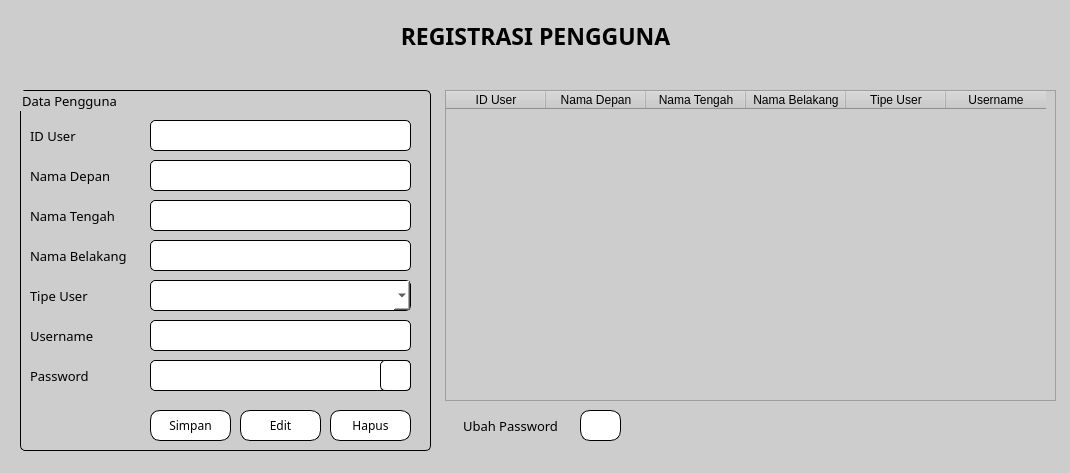
<?xml version="1.0" encoding="UTF-8"?>
<ui version="4.0">
 <class>MainWindow</class>
 <widget class="QMainWindow" name="MainWindow">
  <property name="geometry">
   <rect>
    <x>0</x>
    <y>0</y>
    <width>1070</width>
    <height>473</height>
   </rect>
  </property>
  <property name="font">
   <font>
    <pointsize>12</pointsize>
   </font>
  </property>
  <property name="windowTitle">
   <string>MainWindow</string>
  </property>
  <property name="styleSheet">
   <string notr="true">background-color: rgb(205, 205, 205);</string>
  </property>
  <widget class="QWidget" name="centralwidget">
   <widget class="QLabel" name="label">
    <property name="geometry">
     <rect>
      <x>10</x>
      <y>10</y>
      <width>1051</width>
      <height>51</height>
     </rect>
    </property>
    <property name="font">
     <font>
      <family>Century Gothic</family>
      <pointsize>17</pointsize>
      <weight>75</weight>
      <bold>true</bold>
     </font>
    </property>
    <property name="styleSheet">
     <string notr="true">color: rgb(0, 0, 0);</string>
    </property>
    <property name="text">
     <string>REGISTRASI PENGGUNA</string>
    </property>
    <property name="alignment">
     <set>Qt::AlignCenter</set>
    </property>
   </widget>
   <widget class="QGroupBox" name="groupBox">
    <property name="geometry">
     <rect>
      <x>20</x>
      <y>90</y>
      <width>411</width>
      <height>361</height>
     </rect>
    </property>
    <property name="font">
     <font>
      <family>Century Gothic</family>
      <pointsize>10</pointsize>
     </font>
    </property>
    <property name="styleSheet">
     <string notr="true">border: 1px solid black;
border-radius: 5px;</string>
    </property>
    <property name="title">
     <string>Data Pengguna</string>
    </property>
    <widget class="QLabel" name="label_2">
     <property name="geometry">
      <rect>
       <x>10</x>
       <y>30</y>
       <width>81</width>
       <height>31</height>
      </rect>
     </property>
     <property name="font">
      <font>
       <family>Century Gothic</family>
       <pointsize>10</pointsize>
      </font>
     </property>
     <property name="styleSheet">
      <string notr="true">border: none</string>
     </property>
     <property name="text">
      <string>ID User</string>
     </property>
    </widget>
    <widget class="QLabel" name="label_3">
     <property name="geometry">
      <rect>
       <x>10</x>
       <y>70</y>
       <width>101</width>
       <height>31</height>
      </rect>
     </property>
     <property name="font">
      <font>
       <family>Century Gothic</family>
       <pointsize>10</pointsize>
      </font>
     </property>
     <property name="styleSheet">
      <string notr="true">border: none</string>
     </property>
     <property name="text">
      <string>Nama Depan</string>
     </property>
    </widget>
    <widget class="QLabel" name="label_4">
     <property name="geometry">
      <rect>
       <x>10</x>
       <y>110</y>
       <width>111</width>
       <height>31</height>
      </rect>
     </property>
     <property name="font">
      <font>
       <family>Century Gothic</family>
       <pointsize>10</pointsize>
      </font>
     </property>
     <property name="styleSheet">
      <string notr="true">border: none</string>
     </property>
     <property name="text">
      <string>Nama Tengah</string>
     </property>
    </widget>
    <widget class="QLabel" name="label_5">
     <property name="geometry">
      <rect>
       <x>10</x>
       <y>150</y>
       <width>121</width>
       <height>31</height>
      </rect>
     </property>
     <property name="font">
      <font>
       <family>Century Gothic</family>
       <pointsize>10</pointsize>
      </font>
     </property>
     <property name="styleSheet">
      <string notr="true">border: none</string>
     </property>
     <property name="text">
      <string>Nama Belakang</string>
     </property>
    </widget>
    <widget class="QLabel" name="label_6">
     <property name="geometry">
      <rect>
       <x>10</x>
       <y>190</y>
       <width>101</width>
       <height>31</height>
      </rect>
     </property>
     <property name="font">
      <font>
       <family>Century Gothic</family>
       <pointsize>10</pointsize>
      </font>
     </property>
     <property name="styleSheet">
      <string notr="true">border: none</string>
     </property>
     <property name="text">
      <string>Tipe User</string>
     </property>
    </widget>
    <widget class="QLabel" name="label_7">
     <property name="geometry">
      <rect>
       <x>10</x>
       <y>230</y>
       <width>81</width>
       <height>31</height>
      </rect>
     </property>
     <property name="font">
      <font>
       <family>Century Gothic</family>
       <pointsize>10</pointsize>
      </font>
     </property>
     <property name="styleSheet">
      <string notr="true">border: none</string>
     </property>
     <property name="text">
      <string>Username</string>
     </property>
    </widget>
    <widget class="QLabel" name="label_8">
     <property name="geometry">
      <rect>
       <x>10</x>
       <y>270</y>
       <width>81</width>
       <height>31</height>
      </rect>
     </property>
     <property name="font">
      <font>
       <family>Century Gothic</family>
       <pointsize>10</pointsize>
      </font>
     </property>
     <property name="styleSheet">
      <string notr="true">border: none;</string>
     </property>
     <property name="text">
      <string>Password</string>
     </property>
    </widget>
    <widget class="QLineEdit" name="editID">
     <property name="geometry">
      <rect>
       <x>130</x>
       <y>30</y>
       <width>261</width>
       <height>31</height>
      </rect>
     </property>
     <property name="font">
      <font>
       <family>Century Gothic</family>
       <pointsize>10</pointsize>
      </font>
     </property>
     <property name="styleSheet">
      <string notr="true">background-color: rgb(255, 255, 255);
color: rgb(0, 0, 0);</string>
     </property>
    </widget>
    <widget class="QLineEdit" name="editNamaDepan">
     <property name="geometry">
      <rect>
       <x>130</x>
       <y>70</y>
       <width>261</width>
       <height>31</height>
      </rect>
     </property>
     <property name="font">
      <font>
       <family>Century Gothic</family>
       <pointsize>10</pointsize>
      </font>
     </property>
     <property name="styleSheet">
      <string notr="true">background-color: rgb(255, 255, 255);
color: rgb(0, 0, 0);</string>
     </property>
    </widget>
    <widget class="QLineEdit" name="editNamaTengah">
     <property name="geometry">
      <rect>
       <x>130</x>
       <y>110</y>
       <width>261</width>
       <height>31</height>
      </rect>
     </property>
     <property name="font">
      <font>
       <family>Century Gothic</family>
       <pointsize>10</pointsize>
      </font>
     </property>
     <property name="styleSheet">
      <string notr="true">background-color: rgb(255, 255, 255);
color: rgb(0, 0, 0);</string>
     </property>
    </widget>
    <widget class="QLineEdit" name="editNamaBelakang">
     <property name="geometry">
      <rect>
       <x>130</x>
       <y>150</y>
       <width>261</width>
       <height>31</height>
      </rect>
     </property>
     <property name="font">
      <font>
       <family>Century Gothic</family>
       <pointsize>10</pointsize>
      </font>
     </property>
     <property name="styleSheet">
      <string notr="true">background-color: rgb(255, 255, 255);
color: rgb(0, 0, 0);</string>
     </property>
    </widget>
    <widget class="QLineEdit" name="editUsername">
     <property name="geometry">
      <rect>
       <x>130</x>
       <y>230</y>
       <width>261</width>
       <height>31</height>
      </rect>
     </property>
     <property name="font">
      <font>
       <family>Century Gothic</family>
       <pointsize>10</pointsize>
      </font>
     </property>
     <property name="styleSheet">
      <string notr="true">background-color: rgb(255, 255, 255);
color: rgb(0, 0, 0);</string>
     </property>
    </widget>
    <widget class="QLineEdit" name="editPassword">
     <property name="geometry">
      <rect>
       <x>130</x>
       <y>270</y>
       <width>261</width>
       <height>31</height>
      </rect>
     </property>
     <property name="font">
      <font>
       <family>Century Gothic</family>
       <pointsize>10</pointsize>
      </font>
     </property>
     <property name="styleSheet">
      <string notr="true">background-color: rgb(255, 255, 255);
color: rgb(0, 0, 0);</string>
     </property>
     <property name="echoMode">
      <enum>QLineEdit::Password</enum>
     </property>
    </widget>
    <widget class="QComboBox" name="cmbTipeUser">
     <property name="geometry">
      <rect>
       <x>130</x>
       <y>190</y>
       <width>261</width>
       <height>31</height>
      </rect>
     </property>
     <property name="font">
      <font>
       <family>Century Gothic</family>
       <pointsize>10</pointsize>
      </font>
     </property>
     <property name="styleSheet">
      <string notr="true">background-color: rgb(255, 255, 255);
color: rgb(0, 0, 0);</string>
     </property>
     <item>
      <property name="text">
       <string/>
      </property>
     </item>
     <item>
      <property name="text">
       <string>Administrator</string>
      </property>
     </item>
     <item>
      <property name="text">
       <string>User</string>
      </property>
     </item>
    </widget>
    <widget class="QPushButton" name="btnSimpan">
     <property name="geometry">
      <rect>
       <x>130</x>
       <y>320</y>
       <width>81</width>
       <height>31</height>
      </rect>
     </property>
     <property name="font">
      <font>
       <family>Century Gothic</family>
       <weight>50</weight>
       <bold>false</bold>
      </font>
     </property>
     <property name="styleSheet">
      <string notr="true">QPushButton{
border: 1px solid black;
border-radius: 10px;
background-color: rgb(255, 255, 255);
color: rgb(0, 0, 0);
}

QPushButton:hover{
background-color: rgb(205, 205, 205);
}

QPushButton:pressed{
padding-left: 5px;
padding-top: 5px;
}</string>
     </property>
     <property name="text">
      <string>Simpan</string>
     </property>
     <property name="icon">
      <iconset>
       <normaloff>../ICON/add_user.png</normaloff>../ICON/add_user.png</iconset>
     </property>
    </widget>
    <widget class="QPushButton" name="btnEdit">
     <property name="geometry">
      <rect>
       <x>220</x>
       <y>320</y>
       <width>81</width>
       <height>31</height>
      </rect>
     </property>
     <property name="font">
      <font>
       <family>Century Gothic</family>
       <weight>50</weight>
       <bold>false</bold>
      </font>
     </property>
     <property name="styleSheet">
      <string notr="true">QPushButton{
border: 1px solid black;
border-radius: 10px;
background-color: rgb(255, 255, 255);
color: rgb(0, 0, 0);
}

QPushButton:hover{
background-color: rgb(205, 205, 205);
}

QPushButton:pressed{
padding-left: 5px;
padding-top: 5px;
}</string>
     </property>
     <property name="text">
      <string>Edit</string>
     </property>
     <property name="icon">
      <iconset>
       <normaloff>../ICON/edit_user.png</normaloff>../ICON/edit_user.png</iconset>
     </property>
    </widget>
    <widget class="QPushButton" name="btnHapus">
     <property name="geometry">
      <rect>
       <x>310</x>
       <y>320</y>
       <width>81</width>
       <height>31</height>
      </rect>
     </property>
     <property name="font">
      <font>
       <family>Century Gothic</family>
       <weight>50</weight>
       <bold>false</bold>
      </font>
     </property>
     <property name="styleSheet">
      <string notr="true">QPushButton{
border: 1px solid black;
border-radius: 10px;
background-color: rgb(255, 255, 255);
color: rgb(0, 0, 0);
}

QPushButton:hover{
background-color: rgb(205, 205, 205);
}

QPushButton:pressed{
padding-left: 5px;
padding-top: 5px;
}</string>
     </property>
     <property name="text">
      <string>Hapus</string>
     </property>
     <property name="icon">
      <iconset>
       <normaloff>../ICON/delete_user.png</normaloff>../ICON/delete_user.png</iconset>
     </property>
    </widget>
    <widget class="QPushButton" name="btnToggle">
     <property name="geometry">
      <rect>
       <x>360</x>
       <y>270</y>
       <width>31</width>
       <height>31</height>
      </rect>
     </property>
     <property name="styleSheet">
      <string notr="true">QPushButton{
background-color: rgb(255, 255, 255);
}

QPushButton:hover{
background-color: rgb(205, 205, 205);
}

QPushButton:pressed{
padding-left: 5px;
padding-top: 5px;
}</string>
     </property>
     <property name="text">
      <string/>
     </property>
     <property name="icon">
      <iconset>
       <normaloff>../ICON/show.png</normaloff>../ICON/show.png</iconset>
     </property>
     <property name="checkable">
      <bool>false</bool>
     </property>
     <property name="checked">
      <bool>false</bool>
     </property>
    </widget>
   </widget>
   <widget class="QTableWidget" name="tblUser">
    <property name="geometry">
     <rect>
      <x>445</x>
      <y>90</y>
      <width>611</width>
      <height>311</height>
     </rect>
    </property>
    <property name="font">
     <font>
      <family>Century Gothic</family>
      <pointsize>10</pointsize>
     </font>
    </property>
    <property name="styleSheet">
     <string notr="true"/>
    </property>
    <property name="editTriggers">
     <set>QAbstractItemView::NoEditTriggers</set>
    </property>
    <property name="selectionMode">
     <enum>QAbstractItemView::SingleSelection</enum>
    </property>
    <property name="selectionBehavior">
     <enum>QAbstractItemView::SelectRows</enum>
    </property>
    <column>
     <property name="text">
      <string>ID User</string>
     </property>
    </column>
    <column>
     <property name="text">
      <string>Nama Depan</string>
     </property>
    </column>
    <column>
     <property name="text">
      <string>Nama Tengah</string>
     </property>
    </column>
    <column>
     <property name="text">
      <string>Nama Belakang</string>
     </property>
    </column>
    <column>
     <property name="text">
      <string>Tipe User</string>
     </property>
    </column>
    <column>
     <property name="text">
      <string>Username</string>
     </property>
    </column>
   </widget>
   <widget class="QPushButton" name="btnUbahPass">
    <property name="geometry">
     <rect>
      <x>580</x>
      <y>410</y>
      <width>41</width>
      <height>31</height>
     </rect>
    </property>
    <property name="font">
     <font>
      <family>Century Gothic</family>
      <weight>50</weight>
      <bold>false</bold>
     </font>
    </property>
    <property name="styleSheet">
     <string notr="true">QPushButton{
border: 1px solid black;
border-radius: 10px;
background-color: rgb(255, 255, 255);
color: rgb(0, 0, 0);
}

QPushButton:hover{
background-color: rgb(205, 205, 205);
}

QPushButton:pressed{
padding-left: 5px;
padding-top: 5px;
}</string>
    </property>
    <property name="text">
     <string/>
    </property>
    <property name="icon">
     <iconset>
      <normaloff>../ICON/change_password.png</normaloff>../ICON/change_password.png</iconset>
    </property>
   </widget>
   <widget class="QLabel" name="label_9">
    <property name="geometry">
     <rect>
      <x>450</x>
      <y>410</y>
      <width>121</width>
      <height>31</height>
     </rect>
    </property>
    <property name="font">
     <font>
      <family>Century Gothic</family>
      <pointsize>10</pointsize>
     </font>
    </property>
    <property name="styleSheet">
     <string notr="true">border: none</string>
    </property>
    <property name="text">
     <string>Ubah Password</string>
    </property>
    <property name="alignment">
     <set>Qt::AlignCenter</set>
    </property>
   </widget>
  </widget>
  <widget class="QStatusBar" name="statusbar"/>
 </widget>
 <resources/>
 <connections/>
</ui>
